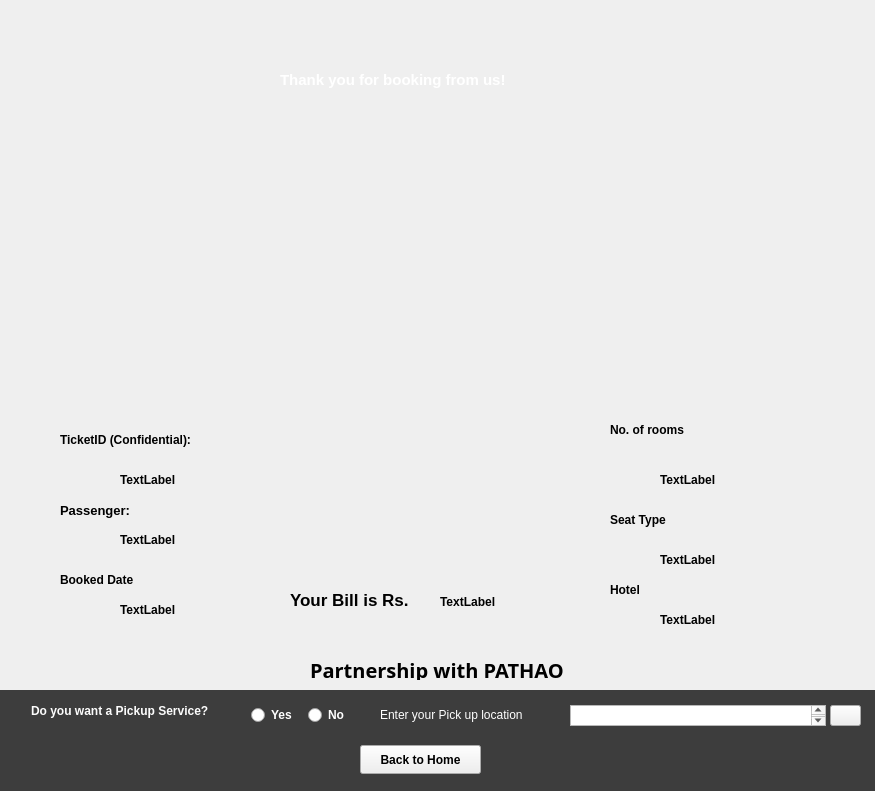
<?xml version="1.0" encoding="UTF-8"?>
<ui version="4.0">
 <class>Bill</class>
 <widget class="QMainWindow" name="Bill">
  <property name="geometry">
   <rect>
    <x>0</x>
    <y>0</y>
    <width>875</width>
    <height>791</height>
   </rect>
  </property>
  <property name="font">
   <font>
    <family>Segoe UI</family>
    <bold>true</bold>
   </font>
  </property>
  <property name="windowTitle">
   <string>BILL</string>
  </property>
  <widget class="QWidget" name="centralwidget">
   <widget class="QLabel" name="label_3">
    <property name="geometry">
     <rect>
      <x>120</x>
      <y>530</y>
      <width>171</width>
      <height>20</height>
     </rect>
    </property>
    <property name="text">
     <string>TextLabel</string>
    </property>
   </widget>
   <widget class="QLabel" name="label_4">
    <property name="geometry">
     <rect>
      <x>120</x>
      <y>470</y>
      <width>171</width>
      <height>20</height>
     </rect>
    </property>
    <property name="text">
     <string>TextLabel</string>
    </property>
   </widget>
   <widget class="QLabel" name="label_5">
    <property name="geometry">
     <rect>
      <x>660</x>
      <y>610</y>
      <width>141</width>
      <height>20</height>
     </rect>
    </property>
    <property name="text">
     <string>TextLabel</string>
    </property>
   </widget>
   <widget class="QLabel" name="label_6">
    <property name="geometry">
     <rect>
      <x>660</x>
      <y>550</y>
      <width>101</width>
      <height>20</height>
     </rect>
    </property>
    <property name="text">
     <string>TextLabel</string>
    </property>
   </widget>
   <widget class="QLabel" name="label_7">
    <property name="geometry">
     <rect>
      <x>660</x>
      <y>470</y>
      <width>91</width>
      <height>20</height>
     </rect>
    </property>
    <property name="text">
     <string>TextLabel</string>
    </property>
   </widget>
   <widget class="QLabel" name="label_8">
    <property name="geometry">
     <rect>
      <x>120</x>
      <y>600</y>
      <width>181</width>
      <height>20</height>
     </rect>
    </property>
    <property name="text">
     <string>TextLabel</string>
    </property>
   </widget>
   <widget class="QLabel" name="label_9">
    <property name="geometry">
     <rect>
      <x>440</x>
      <y>592</y>
      <width>101</width>
      <height>20</height>
     </rect>
    </property>
    <property name="text">
     <string>TextLabel</string>
    </property>
   </widget>
   <widget class="QLabel" name="label_10">
    <property name="geometry">
     <rect>
      <x>-20</x>
      <y>-10</y>
      <width>901</width>
      <height>701</height>
     </rect>
    </property>
    <property name="text">
     <string/>
    </property>
    <property name="scaledContents">
     <bool>false</bool>
    </property>
   </widget>
   <widget class="QLabel" name="label_11">
    <property name="geometry">
     <rect>
      <x>280</x>
      <y>70</y>
      <width>281</width>
      <height>20</height>
     </rect>
    </property>
    <property name="font">
     <font>
      <family>Segoe UI</family>
      <pointsize>11</pointsize>
      <bold>true</bold>
     </font>
    </property>
    <property name="styleSheet">
     <string notr="true">
color: rgb(255, 255, 255);
</string>
    </property>
    <property name="text">
     <string>Thank you for booking from us!</string>
    </property>
   </widget>
   <widget class="QLabel" name="label_12">
    <property name="geometry">
     <rect>
      <x>360</x>
      <y>430</y>
      <width>111</width>
      <height>101</height>
     </rect>
    </property>
    <property name="text">
     <string/>
    </property>
    <property name="pixmap">
     <pixmap>../../../../../RESOURCES/yTkKyRKGc.webp</pixmap>
    </property>
    <property name="scaledContents">
     <bool>true</bool>
    </property>
   </widget>
   <widget class="QLabel" name="label_15">
    <property name="geometry">
     <rect>
      <x>60</x>
      <y>500</y>
      <width>91</width>
      <height>21</height>
     </rect>
    </property>
    <property name="font">
     <font>
      <family>Segoe UI</family>
      <pointsize>10</pointsize>
      <bold>true</bold>
     </font>
    </property>
    <property name="text">
     <string>Passenger:</string>
    </property>
   </widget>
   <widget class="QLabel" name="label_16">
    <property name="geometry">
     <rect>
      <x>60</x>
      <y>570</y>
      <width>111</width>
      <height>20</height>
     </rect>
    </property>
    <property name="text">
     <string>Booked Date</string>
    </property>
   </widget>
   <widget class="QLabel" name="label_17">
    <property name="geometry">
     <rect>
      <x>60</x>
      <y>430</y>
      <width>171</width>
      <height>20</height>
     </rect>
    </property>
    <property name="text">
     <string>TicketID (Confidential):</string>
    </property>
   </widget>
   <widget class="QLabel" name="label_18">
    <property name="geometry">
     <rect>
      <x>610</x>
      <y>580</y>
      <width>63</width>
      <height>20</height>
     </rect>
    </property>
    <property name="text">
     <string>Hotel</string>
    </property>
   </widget>
   <widget class="QLabel" name="label_19">
    <property name="geometry">
     <rect>
      <x>610</x>
      <y>510</y>
      <width>91</width>
      <height>20</height>
     </rect>
    </property>
    <property name="text">
     <string>Seat Type</string>
    </property>
   </widget>
   <widget class="QLabel" name="label_20">
    <property name="geometry">
     <rect>
      <x>610</x>
      <y>420</y>
      <width>101</width>
      <height>20</height>
     </rect>
    </property>
    <property name="text">
     <string>No. of rooms</string>
    </property>
   </widget>
   <widget class="QLabel" name="label_21">
    <property name="geometry">
     <rect>
      <x>290</x>
      <y>590</y>
      <width>141</width>
      <height>20</height>
     </rect>
    </property>
    <property name="font">
     <font>
      <family>Segoe UI</family>
      <pointsize>13</pointsize>
      <bold>true</bold>
     </font>
    </property>
    <property name="text">
     <string>Your Bill is Rs.</string>
    </property>
   </widget>
   <widget class="QLabel" name="label_22">
    <property name="geometry">
     <rect>
      <x>31</x>
      <y>701</y>
      <width>212</width>
      <height>20</height>
     </rect>
    </property>
    <property name="text">
     <string>&lt;html&gt;&lt;head/&gt;&lt;body&gt;&lt;p&gt;&lt;span style=&quot; color:#fcfcfc;&quot;&gt;Do you want a Pickup Service?&lt;/span&gt;&lt;/p&gt;&lt;/body&gt;&lt;/html&gt;</string>
    </property>
   </widget>
   <widget class="QRadioButton" name="radioButton">
    <property name="geometry">
     <rect>
      <x>251</x>
      <y>702</y>
      <width>50</width>
      <height>26</height>
     </rect>
    </property>
    <property name="styleSheet">
     <string notr="true">color: rgb(255, 255, 255);</string>
    </property>
    <property name="text">
     <string>Yes</string>
    </property>
   </widget>
   <widget class="QRadioButton" name="radioButton_2">
    <property name="geometry">
     <rect>
      <x>308</x>
      <y>702</y>
      <width>49</width>
      <height>26</height>
     </rect>
    </property>
    <property name="styleSheet">
     <string notr="true">color: rgb(255, 255, 255);</string>
    </property>
    <property name="text">
     <string>No</string>
    </property>
   </widget>
   <widget class="QLabel" name="label_23">
    <property name="geometry">
     <rect>
      <x>380</x>
      <y>705</y>
      <width>176</width>
      <height>20</height>
     </rect>
    </property>
    <property name="font">
     <font>
      <family>Segoe UI</family>
      <bold>false</bold>
     </font>
    </property>
    <property name="styleSheet">
     <string notr="true">color: rgb(255, 255, 255);</string>
    </property>
    <property name="text">
     <string>Enter your Pick up location</string>
    </property>
   </widget>
   <widget class="QPushButton" name="pushButton">
    <property name="geometry">
     <rect>
      <x>360</x>
      <y>745</y>
      <width>121</width>
      <height>29</height>
     </rect>
    </property>
    <property name="cursor">
     <cursorShape>PointingHandCursor</cursorShape>
    </property>
    <property name="text">
     <string>Back to Home</string>
    </property>
   </widget>
   <widget class="QLabel" name="label_26">
    <property name="geometry">
     <rect>
      <x>-60</x>
      <y>690</y>
      <width>1031</width>
      <height>121</height>
     </rect>
    </property>
    <property name="styleSheet">
     <string notr="true">background-color: rgb(61, 61, 61);</string>
    </property>
    <property name="text">
     <string/>
    </property>
   </widget>
   <widget class="QLabel" name="label_27">
    <property name="geometry">
     <rect>
      <x>520</x>
      <y>745</y>
      <width>281</width>
      <height>20</height>
     </rect>
    </property>
    <property name="font">
     <font>
      <family>Segoe UI</family>
      <bold>true</bold>
     </font>
    </property>
    <property name="styleSheet">
     <string notr="true">color: rgb(255, 255, 255);</string>
    </property>
    <property name="text">
     <string/>
    </property>
   </widget>
   <widget class="QTextEdit" name="textEdit">
    <property name="geometry">
     <rect>
      <x>570</x>
      <y>705</y>
      <width>256</width>
      <height>21</height>
     </rect>
    </property>
   </widget>
   <widget class="QPushButton" name="pushButton_2">
    <property name="geometry">
     <rect>
      <x>830</x>
      <y>705</y>
      <width>31</width>
      <height>21</height>
     </rect>
    </property>
    <property name="cursor">
     <cursorShape>PointingHandCursor</cursorShape>
    </property>
    <property name="text">
     <string/>
    </property>
    <property name="icon">
     <iconset theme="QIcon::ThemeIcon::DocumentSend"/>
    </property>
   </widget>
   <widget class="QLabel" name="label_29">
    <property name="geometry">
     <rect>
      <x>310</x>
      <y>660</y>
      <width>291</width>
      <height>20</height>
     </rect>
    </property>
    <property name="font">
     <font>
      <family>Bahnschrift</family>
      <pointsize>15</pointsize>
      <bold>true</bold>
     </font>
    </property>
    <property name="text">
     <string>Partnership with PATHAO</string>
    </property>
   </widget>
   <zorder>label_26</zorder>
   <zorder>label_3</zorder>
   <zorder>label_4</zorder>
   <zorder>label_5</zorder>
   <zorder>label_6</zorder>
   <zorder>label_7</zorder>
   <zorder>label_8</zorder>
   <zorder>label_9</zorder>
   <zorder>label_10</zorder>
   <zorder>label_15</zorder>
   <zorder>label_16</zorder>
   <zorder>label_17</zorder>
   <zorder>label_18</zorder>
   <zorder>label_19</zorder>
   <zorder>label_20</zorder>
   <zorder>label_21</zorder>
   <zorder>label_11</zorder>
   <zorder>label_23</zorder>
   <zorder>pushButton</zorder>
   <zorder>textEdit</zorder>
   <zorder>label_12</zorder>
   <zorder>label_29</zorder>
   <zorder>label_22</zorder>
   <zorder>radioButton</zorder>
   <zorder>radioButton_2</zorder>
   <zorder>label_27</zorder>
   <zorder>pushButton_2</zorder>
  </widget>
 </widget>
 <resources/>
 <connections/>
</ui>
